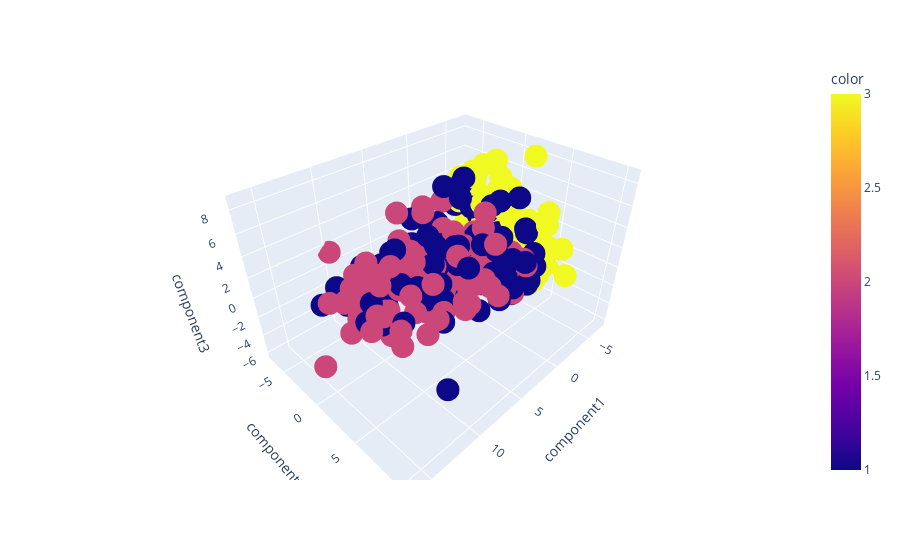

Notebook source saved alongside this figure:
### Code cell
fig = px.scatter_3d(iqms_pca, x="component1", y="component2", z="component3", color=scores["condition"])
fig.show()

### Figure 1 — Plotly figure (JSON) as saved in the notebook; plotly's stock layout.template omitted (floating-point values rounded to 4 significant figures; data arrays with more than 128 entries replaced by an {"elided": "..."} marker saying what was removed)
{"data": [{"hovertemplate": "component1=%{x}<br>component2=%{y}<br>component3=%{z}<br>color=%{marker.color}<extra></extra>", "legendgroup": "", "marker": {"color": {"elided": "436 int values"}, "coloraxis": "coloraxis", "symbol": "circle"}, "mode": "markers", "name": "", "scene": "scene", "showlegend": false, "type": "scatter3d", "x": {"elided": "436 float values"}, "y": {"elided": "436 float values"}, "z": {"elided": "436 float values"}}], "layout": {"coloraxis": {"colorbar": {"title": {"text": "color"}}, "colorscale": [[0, "#0d0887"], [0.1111, "#46039f"], [0.2222, "#7201a8"], [0.3333, "#9c179e"], [0.4444, "#bd3786"], [0.5556, "#d8576b"], [0.6667, "#ed7953"], [0.7778, "#fb9f3a"], [0.8889, "#fdca26"], [1, "#f0f921"]]}, "legend": {"tracegroupgap": 0}, "margin": {"t": 60}, "scene": {"domain": {"x": [0, 1], "y": [0, 1]}, "xaxis": {"title": {"text": "component1"}}, "yaxis": {"title": {"text": "component2"}}, "zaxis": {"title": {"text": "component3"}}}}}
